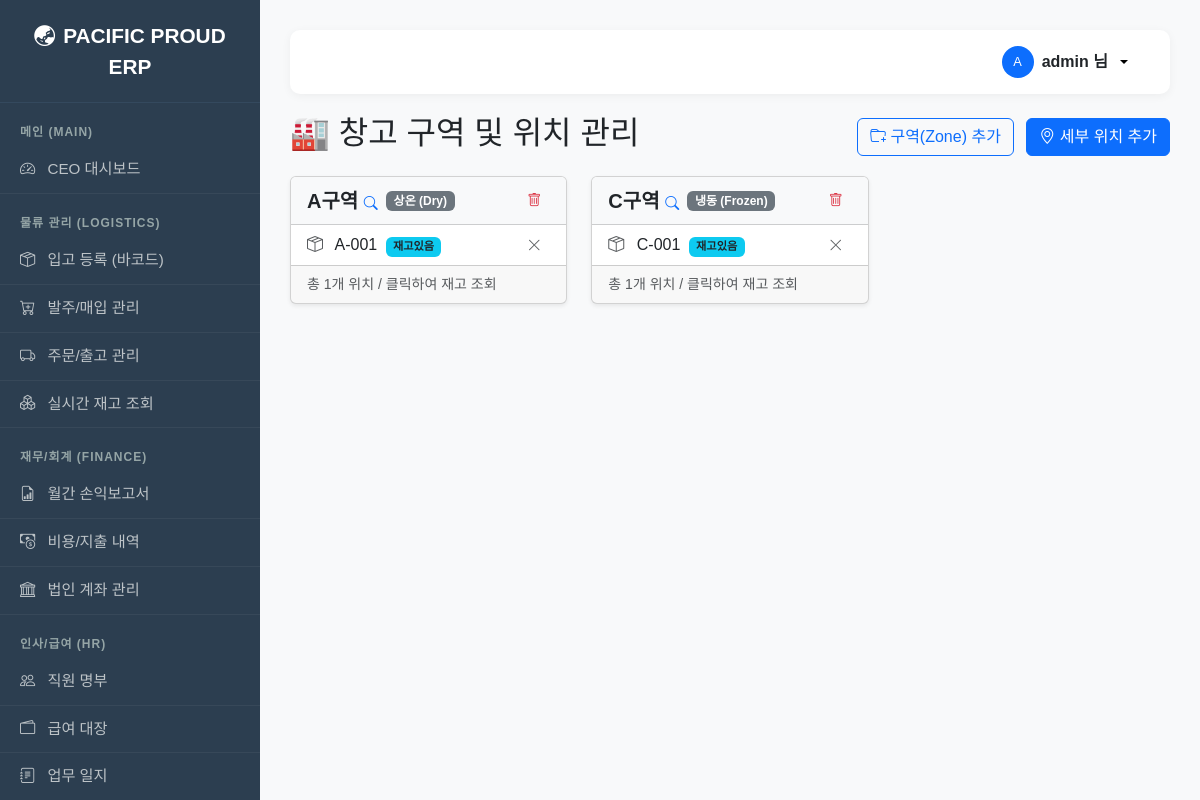
/locations/ (signed in), run on the app's committed database.
### fulfillment/models.py (models this page shows, shortened)
class Zone(models.Model):
    name = models.CharField(max_length=50)
    storage_type = models.CharField(max_length=20, choices=StorageType.choices, default=StorageType.DRY)
    def __str__(self): return self.name

class Location(models.Model):
    zone = models.ForeignKey(Zone, on_delete=models.CASCADE, related_name='locations')
    code = models.CharField(max_length=20, unique=True)
    is_active = models.BooleanField(default=True)

### fulfillment/views.py (the view)
# urls.py: path('locations/', views.location_list, name='location_list'),
@login_required
def location_list(request):
    zones = Zone.objects.prefetch_related('locations', 'locations__inventory_set', 'locations__inventory_set__product').order_by('name')
    return render(request, 'fulfillment/location_list.html', {'zones': zones, 'zone_form': ZoneForm(), 'location_form': LocationForm()})

### fulfillment/models.py (called while the page is built)
    @property
    def is_expired(self): return self.expiry_date < timezone.now().date()

### templates/fulfillment/location_list.html (shortened to what this page needs)
{% extends 'base.html' %}
{% load humanize %}
{% block content %}
<div class="d-flex justify-content-between align-items-center mb-3">
    <h2>🏭 창고 구역 및 위치 관리</h2>
    <div>
        <button class="btn btn-outline-primary me-2" data-bs-toggle="modal" data-bs-target="#addZoneModal">
            <i class="bi bi-folder-plus"></i> 구역(Zone) 추가
        </button>
        <button class="btn btn-primary" data-bs-toggle="modal" data-bs-target="#addLocationModal">
            <i class="bi bi-geo-alt"></i> 세부 위치 추가
        </button>
    </div>
</div>
<div class="row g-4">
    {% for zone in zones %}
    <div class="col-md-6 col-lg-4">
        <div class="card shadow-sm h-100">
            <div class="card-header bg-light d-flex justify-content-between align-items-center">
                <div class="d-flex align-items-center">
                    <a href="#" class="text-decoration-none fw-bold text-dark fs-5 me-2"
                       data-bs-toggle="modal" data-bs-target="#zoneInventoryModal{{ zone.id }}"
                       title="클릭하여 재고 확인">
                       {{ zone.name }} <i class="bi bi-search text-primary small" style="font-size: 0.7em;"></i>
                    </a>
                    <span class="badge bg-secondary">{{ zone.get_storage_type_display }}</span>
                </div>
                <a href="{% url 'fulfillment:zone_delete' zone.id %}" class="btn btn-sm text-danger" onclick="return confirm('구역을 삭제하시겠습니까? 하위 위치도 모두 삭제됩니다.');">
                    <i class="bi bi-trash"></i>
                </a>
            </div>
            <div class="card-body p-0" style="max-height: 300px; overflow-y: auto;">
                <ul class="list-group list-group-flush">
                    {% for loc in zone.locations.all %}
                    <li class="list-group-item d-flex justify-content-between align-items-center">
                        <span>
                            <i class="bi bi-box-seam text-muted me-2"></i>
                            {{ loc.code }}
                            {% if loc.inventory_set.exists %}
                                <span class="badge bg-info text-dark ms-1" style="font-size: 0.7em;">재고있음</span>
                            {% endif %}
                        </span>
                        <div class="d-flex align-items-center">
                            <a href="{% url 'fulfillment:location_delete' loc.id %}" class="btn btn-sm text-muted py-0" onclick="return confirm('위치를 삭제하시겠습니까?');"><i class="bi bi-x-lg"></i></a>
                        </div>
                    </li>
                    {% empty %}
                    <li class="list-group-item text-center text-muted py-4">등록된 위치가 없습니다.</li>
                    {% endfor %}
                </ul>
            </div>
            <div class="card-footer text-muted small">
                총 {{ zone.locations.count }}개 위치 / 클릭하여 재고 조회
            </div>
        </div>
    </div>
    {% empty %}
    <div class="col-12 text-center p-5">
        <h4 class="text-muted">등록된 창고 구역이 없습니다.</h4>
        <p>우측 상단 '구역 추가' 버튼을 눌러 시작하세요.</p>
    </div>
    {% endfor %}
</div>
{% endblock %}

### templates/base.html (shortened to what this page needs)
<!DOCTYPE html>
<html lang="ko">
<head>
    <link href="https://cdn.jsdelivr.net/npm/bootstrap@5.3.0/dist/css/bootstrap.min.css" rel="stylesheet">
    <link rel="stylesheet" href="https://cdn.jsdelivr.net/npm/bootstrap-icons@1.10.0/font/bootstrap-icons.css">
    <link href="https://cdn.jsdelivr.net/npm/select2@4.1.0-rc.0/dist/css/select2.min.css" rel="stylesheet" />
    <link rel="stylesheet" href="https://cdn.jsdelivr.net/npm/select2-bootstrap-5-theme@1.3.0/dist/select2-bootstrap-5-theme.min.css" />
</head>
<body>
    <nav class="sidebar" id="sidebar">
        <div class="brand">
            <i class="bi bi-globe-asia-australia me-2"></i>PACIFIC PROUD ERP
        </div>
        <div class="category">메인 (Main)</div>
        <a href="{% url 'fulfillment:dashboard' %}"><i class="bi bi-speedometer2 me-2"></i> CEO 대시보드</a>
        <div class="category">물류 관리 (Logistics)</div>
        {% if perms.fulfillment.view_inventory or user.is_superuser %}
        <a href="{% url 'fulfillment:inbound_create' %}"><i class="bi bi-box-seam me-2"></i> 입고 등록 (바코드)</a>
        <a href="{% url 'fulfillment:purchase_list' %}"><i class="bi bi-cart-plus me-2"></i> 발주/매입 관리</a>
        <a href="{% url 'fulfillment:order_list' %}"><i class="bi bi-truck me-2"></i> 주문/출고 관리</a>
        <a href="{% url 'fulfillment:inventory_list' %}"><i class="bi bi-boxes me-2"></i> 실시간 재고 조회</a>
        {% endif %}
        <div class="category">재무/회계 (Finance)</div>
        {% if perms.fulfillment.view_expense or user.is_superuser %}
        <a href="{% url 'fulfillment:monthly_report' %}"><i class="bi bi-file-earmark-bar-graph me-2"></i> 월간 손익보고서</a>
        <a href="{% url 'fulfillment:expense_list' %}"><i class="bi bi-cash-coin me-2"></i> 비용/지출 내역</a>
        <a href="{% url 'fulfillment:bank_list' %}"><i class="bi bi-bank me-2"></i> 법인 계좌 관리</a>
        {% endif %}
        <div class="category">인사/급여 (HR)</div>
        {% if perms.fulfillment.view_employee or user.is_superuser %}
        <a href="{% url 'fulfillment:employee_list' %}"><i class="bi bi-people me-2"></i> 직원 명부</a>
        <a href="{% url 'fulfillment:payroll_list' %}"><i class="bi bi-wallet2 me-2"></i> 급여 대장</a>
        <a href="{% url 'fulfillment:worklog_list' %}"><i class="bi bi-journal-text me-2"></i> 업무 일지</a>
        {% endif %}
    </nav>
    <div class="main-content-wrapper">
        <div class="top-header">
            {% if user.is_authenticated %}
                <div class="dropdown">
                    <button class="btn btn-light dropdown-toggle d-flex align-items-center gap-2 border-0 bg-transparent" type="button" data-bs-toggle="dropdown" aria-expanded="false">
                        <div class="bg-primary text-white rounded-circle d-flex justify-content-center align-items-center" style="width: 32px; height: 32px; font-size: 0.8rem;">
                            {{ user.username|slice:":1"|upper }}
                        </div>
                        <span class="fw-bold text-dark">{{ user.username }} 님</span>
                    </button>
                </div>
            {% else %}
                <a href="{% url 'login' %}" class="btn btn-primary btn-sm px-4 rounded-pill">
                    <i class="bi bi-box-arrow-in-right me-1"></i> 로그인
                </a>
            {% endif %}
        </div>
        {% block content %}
        {% endblock %}
    </div>
</body>
</html>

### templates/base.html (style rules this page uses)
body { font-family: 'Malgun Gothic', sans-serif; background-color: #f8f9fa; overflow-x: hidden; }
.sidebar { width: 260px; min-height: 100vh; background-color: #2c3e50; color: #ecf0f1; position: fixed; left: 0; top: 0; z-index: 1050; overflow-y: auto; transition: all 0.3s; }
@media (min-width: 768px) { .main-content-wrapper { margin-left: 260px; padding: 30px; width: calc(100% - 260px); } }
.sidebar a { color: #bdc3c7; text-decoration: none; display: block; padding: 12px 20px; font-size: 0.95rem; border-bottom: 1px solid rgba(255,255,255,0.05); }
.sidebar .category { font-size: 0.75rem; text-transform: uppercase; color: #95a5a6; padding: 20px 20px 5px; font-weight: bold; letter-spacing: 1px; }
.sidebar .brand { font-size: 1.3rem; font-weight: bold; padding: 20px; text-align: center; color: #fff; border-bottom: 1px solid #34495e; }
.top-header { background-color: #fff; padding: 10px 30px; box-shadow: 0 2px 10px rgba(0,0,0,0.05); display: flex; justify-content: flex-end; align-items: center; margin-bottom: 20px; border-radius: 10px; }
.card-body.p-0 { max-height: 75vh; overflow-y: auto; }

### data on the page
Zone: name "A구역", storage_type "상온 (Dry)", locations.count "1"
Location: code "A-001", shows "재고있음"
Zone: name "C구역", storage_type "냉동 (Frozen)", locations.count "1"
Location: code "C-001", shows "재고있음"

### other printed values
{{ user.username|slice:":1"|upper }} "A"
{{ user.username }} "admin"
